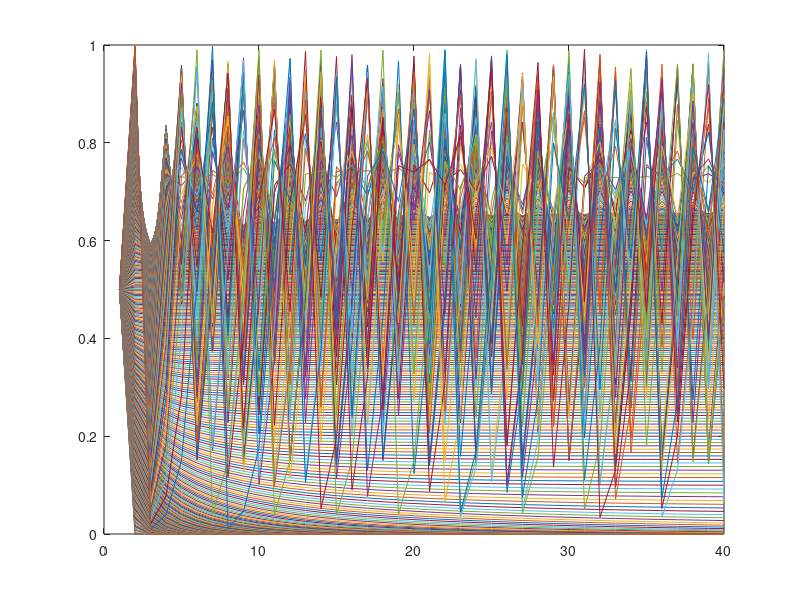
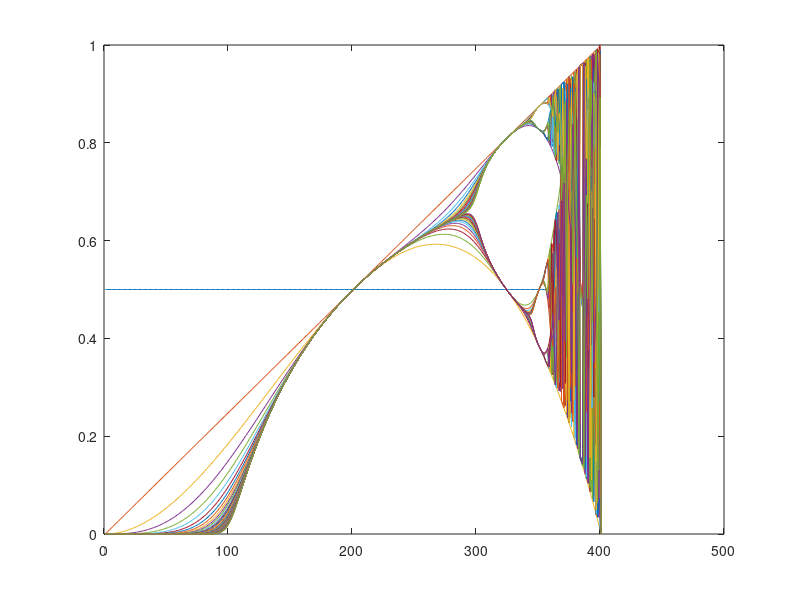

Write the MATLAB code that produced these figures, in order.
% First file
% Simple chaotic visualisation

clear
clc

lambda = 0:.01:4;

N = 40;

P = zeros(length(lambda),N);
P(:,1) = .5;

for k = 1:length(lambda)
    
    for i = 2:N
        P(k,i) = lambda(k) * P(k,i-1) * (1 - P(k,i-1));
    end

end

figure
plot(P');
figure
plot(P)